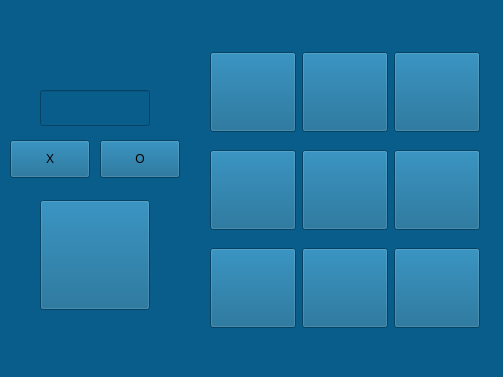
<?xml version="1.0" encoding="UTF-8"?>
<ui version="4.0">
 <class>MainWindow</class>
 <widget class="QMainWindow" name="MainWindow">
  <property name="geometry">
   <rect>
    <x>0</x>
    <y>0</y>
    <width>503</width>
    <height>377</height>
   </rect>
  </property>
  <property name="windowTitle">
   <string>MainWindow</string>
  </property>
  <property name="styleSheet">
   <string notr="true">background-color: rgb(9, 93, 138);</string>
  </property>
  <widget class="QWidget" name="centralwidget">
   <property name="styleSheet">
    <string notr="true"/>
   </property>
   <widget class="QPushButton" name="pushButton">
    <property name="geometry">
     <rect>
      <x>40</x>
      <y>200</y>
      <width>110</width>
      <height>110</height>
     </rect>
    </property>
    <property name="text">
     <string/>
    </property>
   </widget>
   <widget class="QWidget" name="tab_3" native="true">
    <property name="geometry">
     <rect>
      <x>210</x>
      <y>40</y>
      <width>270</width>
      <height>301</height>
     </rect>
    </property>
    <property name="minimumSize">
     <size>
      <width>80</width>
      <height>80</height>
     </size>
    </property>
    <layout class="QGridLayout" name="gridLayout_2">
     <item row="2" column="1">
      <widget class="QPushButton" name="pushButton_8">
       <property name="minimumSize">
        <size>
         <width>80</width>
         <height>80</height>
        </size>
       </property>
       <property name="text">
        <string/>
       </property>
      </widget>
     </item>
     <item row="3" column="0">
      <widget class="QPushButton" name="pushButton_7">
       <property name="minimumSize">
        <size>
         <width>80</width>
         <height>80</height>
        </size>
       </property>
       <property name="text">
        <string/>
       </property>
      </widget>
     </item>
     <item row="0" column="1">
      <widget class="QPushButton" name="pushButton_5">
       <property name="minimumSize">
        <size>
         <width>80</width>
         <height>80</height>
        </size>
       </property>
       <property name="styleSheet">
        <string notr="true"/>
       </property>
       <property name="text">
        <string/>
       </property>
      </widget>
     </item>
     <item row="3" column="2">
      <widget class="QPushButton" name="pushButton_3">
       <property name="minimumSize">
        <size>
         <width>80</width>
         <height>80</height>
        </size>
       </property>
       <property name="text">
        <string/>
       </property>
      </widget>
     </item>
     <item row="2" column="2">
      <widget class="QPushButton" name="pushButton_2">
       <property name="minimumSize">
        <size>
         <width>80</width>
         <height>80</height>
        </size>
       </property>
       <property name="styleSheet">
        <string notr="true"/>
       </property>
       <property name="text">
        <string/>
       </property>
      </widget>
     </item>
     <item row="3" column="1">
      <widget class="QPushButton" name="pushButton_4">
       <property name="minimumSize">
        <size>
         <width>80</width>
         <height>80</height>
        </size>
       </property>
       <property name="text">
        <string/>
       </property>
      </widget>
     </item>
     <item row="0" column="2">
      <widget class="QPushButton" name="pushButton_6">
       <property name="minimumSize">
        <size>
         <width>80</width>
         <height>80</height>
        </size>
       </property>
       <property name="text">
        <string/>
       </property>
      </widget>
     </item>
     <item row="2" column="0">
      <widget class="QPushButton" name="pushButton_10">
       <property name="minimumSize">
        <size>
         <width>80</width>
         <height>80</height>
        </size>
       </property>
       <property name="styleSheet">
        <string notr="true">url (:/new/images/1.png);</string>
       </property>
       <property name="text">
        <string/>
       </property>
      </widget>
     </item>
     <item row="0" column="0">
      <widget class="QPushButton" name="pushButton_9">
       <property name="minimumSize">
        <size>
         <width>80</width>
         <height>80</height>
        </size>
       </property>
       <property name="styleSheet">
        <string notr="true"/>
       </property>
       <property name="text">
        <string/>
       </property>
      </widget>
     </item>
    </layout>
   </widget>
   <widget class="QPushButton" name="pushButton_11">
    <property name="geometry">
     <rect>
      <x>10</x>
      <y>140</y>
      <width>80</width>
      <height>38</height>
     </rect>
    </property>
    <property name="styleSheet">
     <string notr="true"/>
    </property>
    <property name="text">
     <string>X</string>
    </property>
   </widget>
   <widget class="QPushButton" name="pushButton_12">
    <property name="geometry">
     <rect>
      <x>100</x>
      <y>140</y>
      <width>80</width>
      <height>38</height>
     </rect>
    </property>
    <property name="styleSheet">
     <string notr="true"/>
    </property>
    <property name="text">
     <string>O</string>
    </property>
   </widget>
   <widget class="QLineEdit" name="line">
    <property name="geometry">
     <rect>
      <x>40</x>
      <y>90</y>
      <width>110</width>
      <height>36</height>
     </rect>
    </property>
    <property name="styleSheet">
     <string notr="true"/>
    </property>
    <property name="text">
     <string/>
    </property>
   </widget>
  </widget>
 </widget>
 <resources/>
 <connections/>
</ui>
